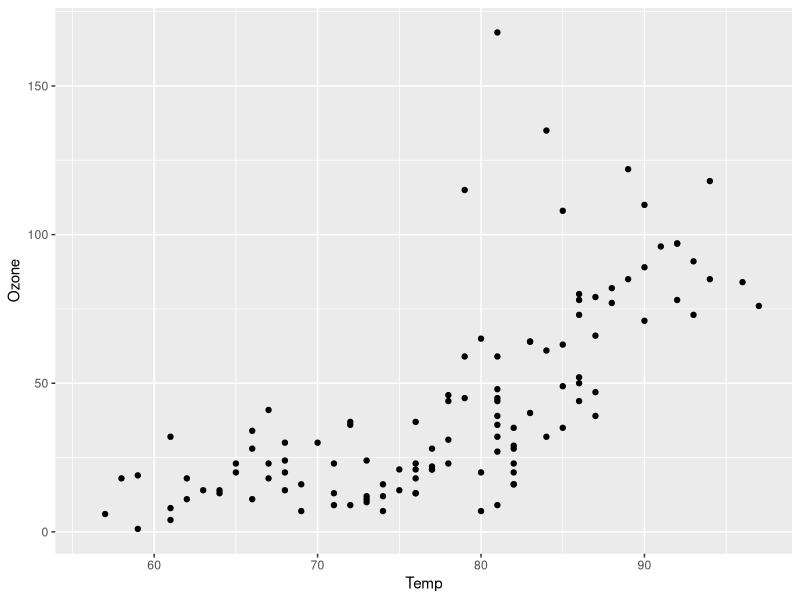
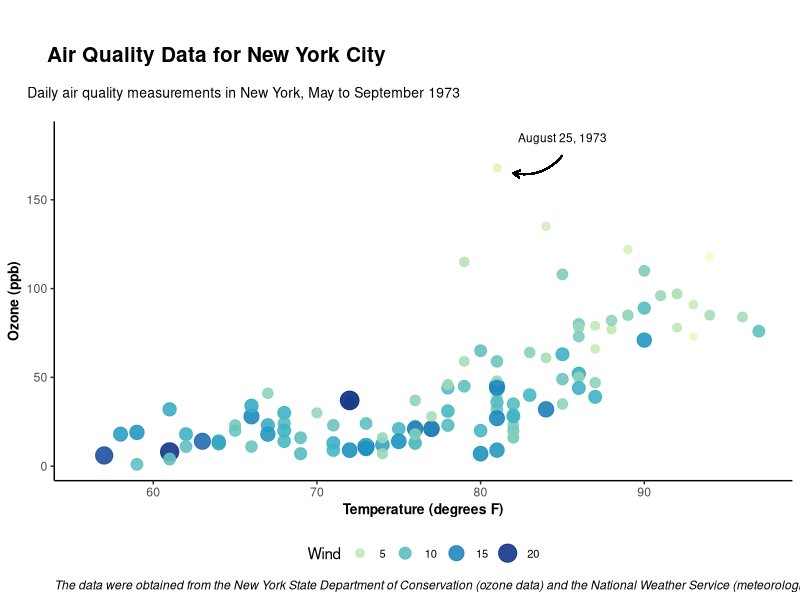
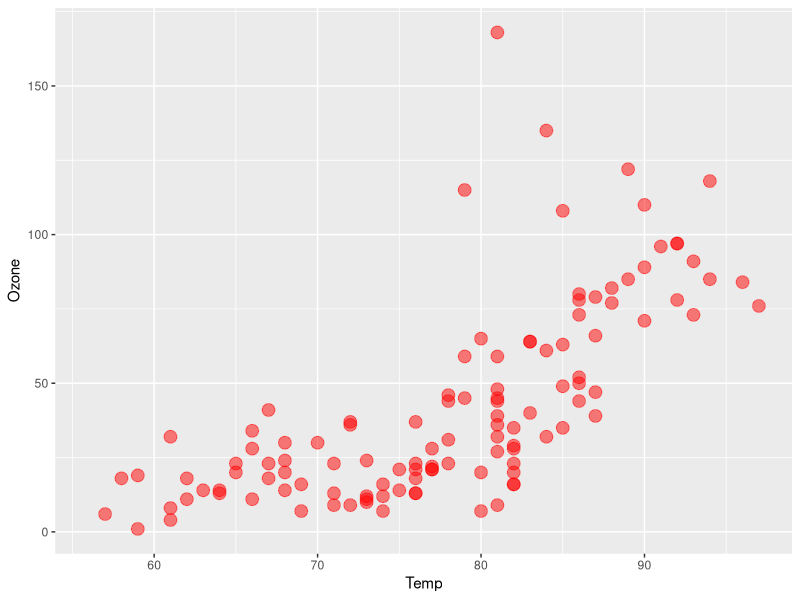
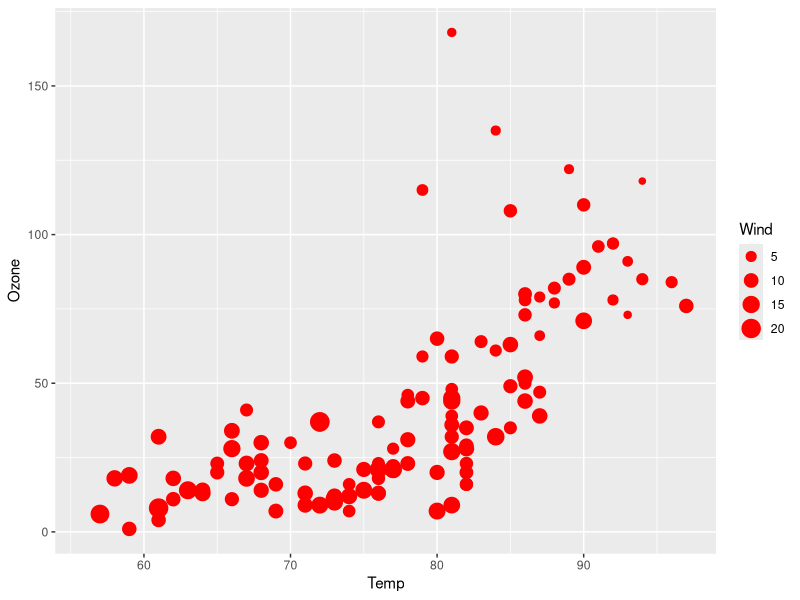
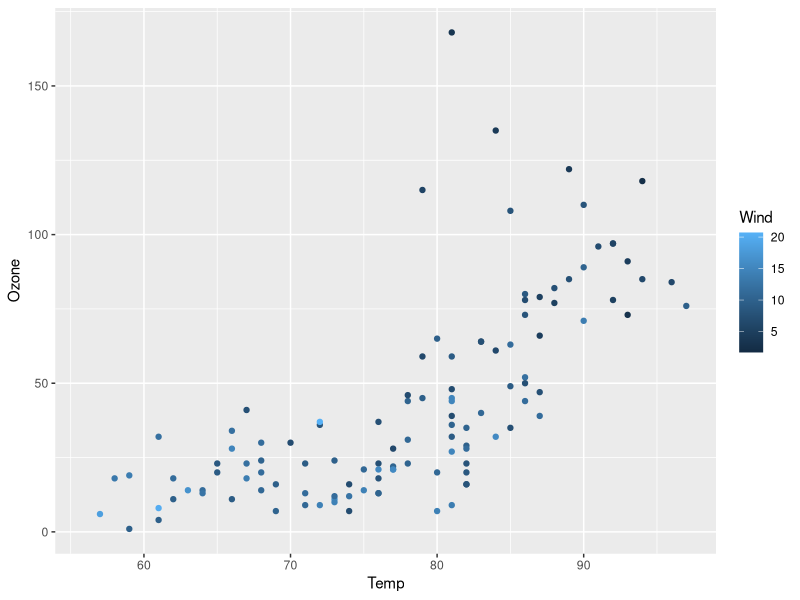
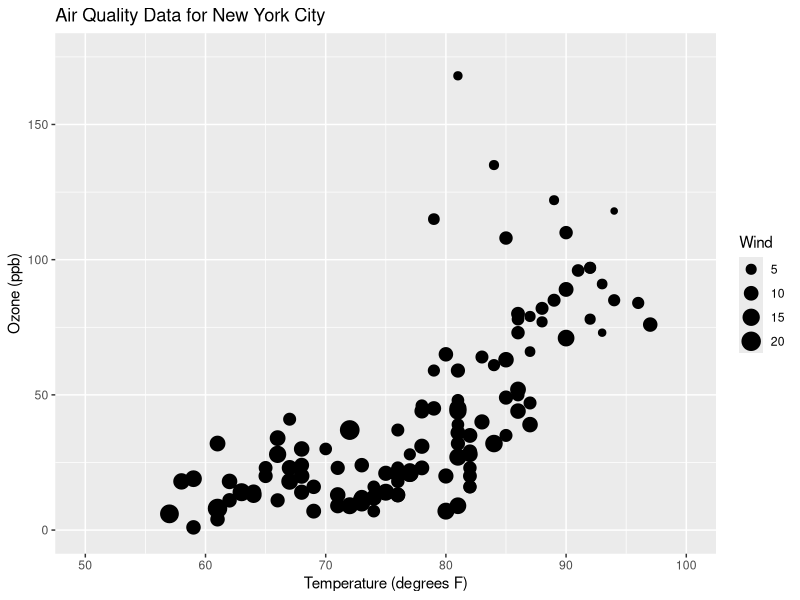
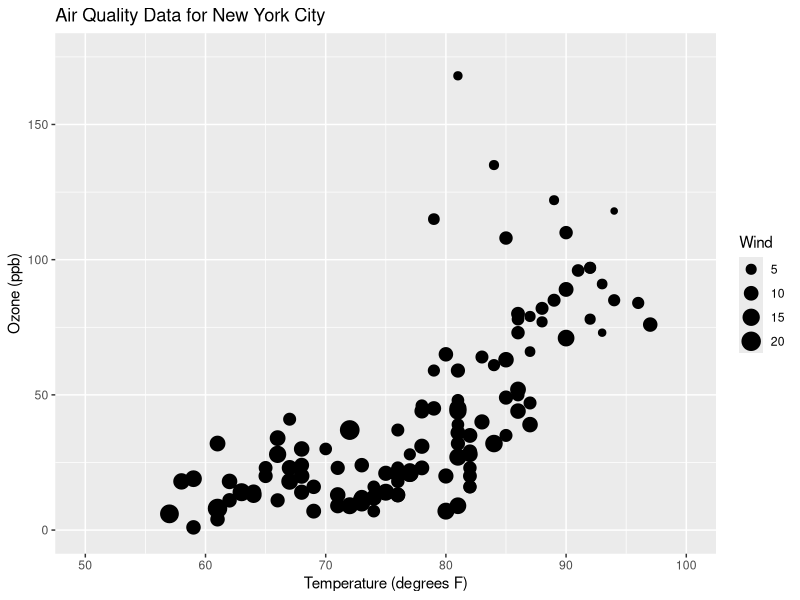
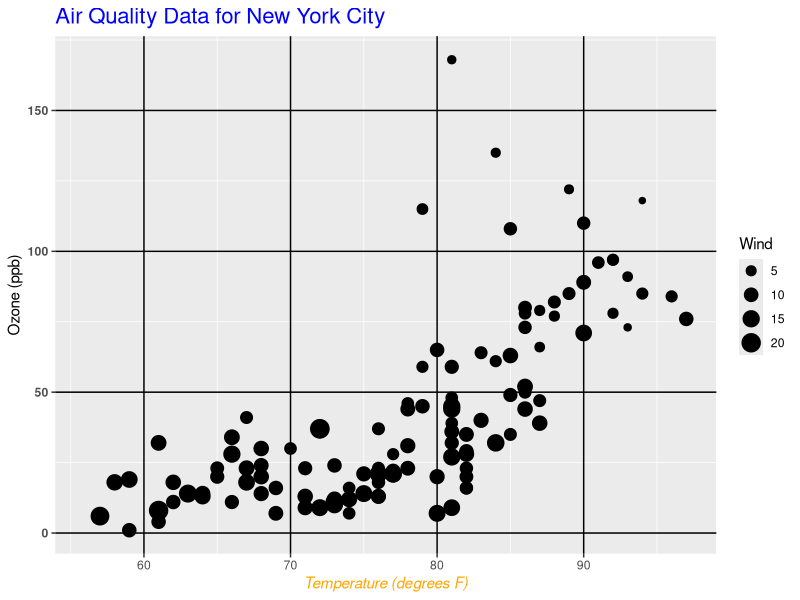

Source code (R) for these figures, in order:
## ---- chunk 1
knitr::opts_chunk$set(echo = TRUE, eval = TRUE, message = FALSE, warning = FALSE, tidy=TRUE)

## ---- chunk 2
library(tidyverse)

## ---- chunk 3
data("airquality")
## ---- chunk 4
glimpse(airquality)
## ---- chunk 5
airquality %>% 
  ggplot(aes(x = Temp, y = Ozone)) +
  geom_point()
## ---- chunk 6
airquality %>%
  ggplot(aes(x = Temp, y = Ozone)) +
  geom_point(aes(size = Wind, color = Wind), alpha = 0.9) +
  labs(
    title = "Air Quality Data for New York City",
    subtitle = "Daily air quality measurements in New York, May to September 1973",
    x = "Temperature (degrees F)",
    y = "Ozone (ppb)",
    caption = "The data were obtained from the New York State Department of Conservation (ozone data) and the National Weather Service (meteorological data)."
  )+
  scale_radius(range = c(2, 6)) +
  theme_classic() +
  scale_color_distiller(palette = "YlGnBu", direction = 1) +   
  guides(color = guide_legend(title = "Wind"),
         size = guide_legend(title = "Wind")) +
  theme(
    axis.title = element_text(face = "bold", size = 10),
    plot.title = element_text(face = "bold",size = 15, margin = unit(c(1,1,1,1), "cm")),
    plot.subtitle = element_text(size = 10, margin = unit(c(-0.5,0.5,0.5,0.5), "cm")),
    plot.caption = element_text(face = "italic", hjust = 0),
    plot.title.position = "plot", #sets the title to the left
    legend.position = "bottom",
    legend.text = element_text(size = 8)
  ) +
  annotate(geom = "text",
           x = 85,
           y = 185,
           label = "August 25, 1973",
           size = 3,
           color = "black") +
  geom_curve(
    aes(
      x = 85,
      xend = 82,
      y = 175,
      yend = 165
    ),
    arrow = arrow(length = unit(0.2, "cm")),
    size = 0.5,
    color = "black",
    curvature = -0.3
  )
## ---- chunk 7
#specific color and size value
airquality %>% 
  ggplot(aes(x = Temp, y = Ozone))+
  geom_point(color = "red", size = 4, alpha = 0.5)
## ---- chunk 8
# size by a variable
airquality %>% 
  ggplot(aes(x = Temp, y = Ozone)) +
  geom_point(aes(size = Wind), color = "red")
## ---- chunk 9
# color by a variable
airquality %>% 
  ggplot(aes(x = Temp, y = Ozone)) +
  geom_point(aes(color = Wind))
## ---- chunk 10
airquality %>% 
  ggplot(aes(x = Temp, y = Ozone)) +
  geom_point(aes(size = Wind))+
  ggtitle("Air Quality Data for New York City")+
  xlab("Temperature (degrees F)")+
  ylab("Ozone (ppb)") +
  xlim(c(50, 100)) +
  ylim(c(0, 175))
## ---- chunk 11
airquality %>% 
  ggplot(aes(x = Temp, y = Ozone)) +
  geom_point(aes(size = Wind)) +
  labs(
    title = "Air Quality Data for New York City",
    x = "Temperature (degrees F)",
    y = "Ozone (ppb)"
  ) +
  xlim(c(50, 100))+
  ylim(c(0, 175))
## ---- chunk 12
airquality %>% 
  ggplot(aes(x = Temp, y = Ozone)) +
  geom_point(aes(size = Wind)) +
  labs(
    title = "Air Quality Data for New York City",
    x = "Temperature (degrees F)",
    y = "Ozone (ppb)"
  ) +
  theme(
    #edit plot title
    plot.title = element_text(size = 16, color = "blue"),
    # edit x axis title
    axis.title.x = element_text(face = "italic", color = "orange"),
    # edit y axis ticks
    axis.text.y = element_text(face = "bold"),
    # edit grid lines
    panel.grid.major = element_line(color = "black"),
  )
## ---- chunk 13
airquality %>% 
  ggplot(aes(x = Temp, y = Ozone)) +
  geom_point(aes(size = Wind)) +
  labs(
    title = "Air Quality Data for New York City",
    x = "Temperature (degrees F)",
    y = "Ozone (ppb)"
  ) +
  scale_x_continuous(breaks = seq(50, 100, 5))+
  theme(
    # angle axis labels
    axis.text.x = element_text(angle = 45)
  )
## ---- chunk 14
airquality %>% 
  ggplot(aes(x = Temp, y = Ozone)) +
  geom_point(aes(size = Wind)) +
  labs(
    title = "Air Quality Data for New York City",
    x = "Temperature (degrees F)",
    y = "Ozone (ppb)"
  ) +
  theme_minimal()
## ---- chunk 15
airquality %>% 
  ggplot(aes(x = Temp, y = Ozone)) +
  geom_point(aes(size = Wind)) +
  labs(
    title = "Air Quality Data for New York City",
    x = "Temperature (degrees F)",
    y = "Ozone (ppb)"
  ) +
  theme_classic()
## ---- chunk 16
airquality %>% 
  ggplot(aes(x = Temp, y = Ozone)) +
  geom_point(aes(size = Wind, color = Wind)) +
  labs(
    title = "Air Quality Data for New York City",
    x = "Temperature (degrees F)",
    y = "Ozone (ppb)"
  ) +
  scale_fill_distiller(palette = "Blues")
## ---- chunk 17
airquality %>% 
  ggplot(aes(x = Temp, y = Ozone)) +
  geom_point(aes(size = Wind, color = Wind)) +
  labs(
    title = "Air Quality Data for New York City",
    x = "Temperature (degrees F)",
    y = "Ozone (ppb)"
  ) +
  scale_fill_distiller(palette = "Blues") +
  scale_radius(range = c(0.5, 6))
  
## ---- chunk 18
airquality %>% 
  ggplot(aes(x = Temp, y = Ozone)) +
  geom_point(aes(size = Wind, color = Wind)) +
  labs(
    title = "Air Quality Data for New York City",
    x = "Temperature (degrees F)",
    y = "Ozone (ppb)"
  ) +
  scale_fill_distiller(palette = "Blues")+
  #customize legend
  guides(color= guide_legend(title = "Wind"), size=guide_legend(title = "Wind"))
## ---- chunk 19
airquality %>% 
  ggplot(aes(x = Temp, y = Ozone)) +
  geom_point(aes(size = Wind, color = Wind)) +
  labs(
    title = "Air Quality Data for New York City",
    x = "Temperature (degrees F)",
    y = "Ozone (ppb)"
  ) +
  scale_fill_distiller(palette = "Blues")+
  #customize legend
  guides(color= guide_legend(title = "Wind"), size=guide_legend(title = "Wind")) +
  # add annotation
  annotate(geom = "text",
           x = 85,
           y = 185,
           label = "August 25, 1973",
           size = 3,
           color = "black")
## ---- chunk 20
airquality %>% 
  ggplot(aes(x = Temp, y = Ozone)) +
  geom_point(aes(size = Wind, color = Wind)) +
  labs(
    title = "Air Quality Data for New York City",
    x = "Temperature (degrees F)",
    y = "Ozone (ppb)"
  ) +
  scale_fill_distiller(palette = "Blues")+
  #customize legend
  guides(color= guide_legend(title = "Wind"), size=guide_legend(title = "Wind")) +
  # add annotation
  annotate(geom = "text",
           x = 85,
           y = 185,
           label = "August 25, 1973",
           size = 3,
           color = "black") +
  # add arrow
  geom_curve(
    aes(
      x = 85,
      xend = 82,
      y = 175,
      yend = 165
    ),
    arrow = arrow(length = unit(0.2, "cm")),
    size = 0.5,
    color = "black",
    curvature = -0.3
  )
## ---- chunk 21
airquality %>% 
  ggplot(aes(x = Temp, y = Ozone)) +
  geom_point(aes(size = Wind, color = Wind)) +
  # add subtitle and caption
  labs(
    title = "Air Quality Data for New York City",
    subtitle = "Daily air quality measurements in New York, May to September 1973",
    x = "Temperature (degrees F)",
    y = "Ozone (ppb)",
    caption = "The data were obtained from the New York State Department of Conservation (ozone data) and the National Weather Service (meteorological data)."
  ) +
  # use a different color palette and change the direction of high and low values
  scale_color_distiller(palette = "YlGnBu", direction = 1) +   #customize legend
  guides(color= guide_legend(title = "Wind"), size=guide_legend(title = "Wind")) +
  # add annotation
  annotate(geom = "text",
           x = 85,
           y = 185,
           label = "August 25, 1973",
           size = 3,
           color = "black") +
  # add arrow
  geom_curve(
    aes(
      x = 85,
      xend = 82,
      y = 175,
      yend = 165
    ),
    arrow = arrow(length = unit(0.2, "cm")),
    size = 0.5,
    color = "black",
    curvature = -0.3
  ) +
  # change the theme
  theme_classic() +
  # make some texts edits
  theme(
    axis.title = element_text(face = "bold", size = 10),
    plot.title = element_text(face = "bold",size = 15, margin = unit(c(1,1,1,1), "cm")),
    plot.subtitle = element_text(size = 10, margin = unit(c(-0.5,0.5,0.5,0.5), "cm")),
    plot.caption = element_text(face = "italic", hjust = 0),
    plot.title.position = "plot", #sets the title to the left
    legend.position = "bottom",
    legend.text = element_text(size = 8)
  ) 
